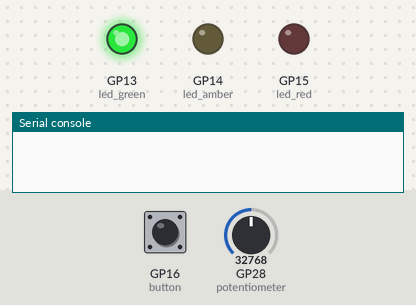
Bench run of a program on a simulated Raspberry Pi Pico running MicroPython. Shown: output pins drawn as LEDs (lit = HIGH), the last lines printed to the serial console. The inputs (shaded band) are chosen by the test bench; at power-on: GP28 (potentiometer) = 32768, GP16 (button) LOW (analog values on the 0–65535 scale). Threads take turns every 2 ms.

Above: at 1.2 s.
1.3 s: GP28 (potentiometer) set to 10560
6.2 s: GP28 (potentiometer) set to 9504
At 12.1 s:
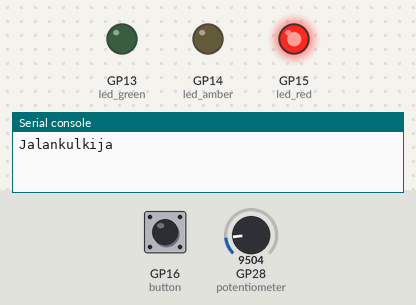
18.5 s: GP16 (button) pulled HIGH for 0.15 s
At 22.8 s:
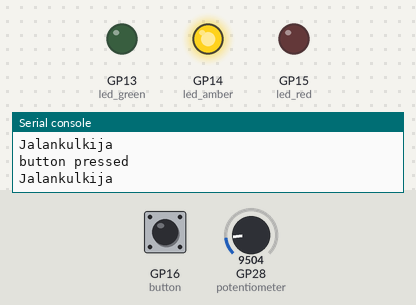
31.5 s: GP16 (button) pulled HIGH for 1 s
At 37.9 s:
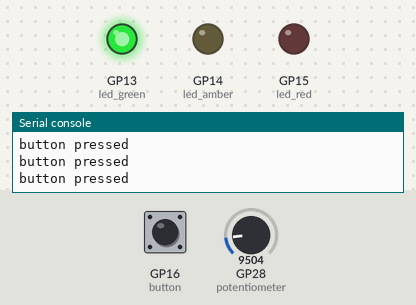
Timing chart, 0 to 44.5 s (numbered marks = the images above; inputs shaded):
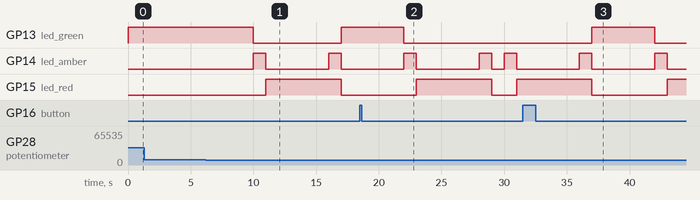

Measured:
- the behaviour switches between 10000 and 9984 on GP28 (potentiometer) (found by bisection; images 0 and 1)
- after the input at 1.3 s, every drawn part: stays the same
- after the input at 6.2 s, GP13 (led_green): HIGH → LOW after 3.8 s, → HIGH 7.0 s later; GP14 (led_amber): alternates HIGH for 1.0 s and LOW for 5.0 s, starting after 3.8 s; GP15 (led_red): LOW → HIGH after 4.8 s, → LOW 6.0 s later
- after the input at 18.5 s, GP13 (led_green): goes on until 22.0 s, then stays LOW
- after the input at 31.5 s, GP13 (led_green): LOW → HIGH after 5.5 s, → LOW 5.0 s later

The program:

liikennevalot_LDR.py
```python
import machine
import utime
import _thread

led_red = machine.Pin(15, machine.Pin.OUT)
led_amber = machine.Pin(14, machine.Pin.OUT)
led_green = machine.Pin(13, machine.Pin.OUT)
button = machine.Pin(16, machine.Pin.IN, machine.Pin.PULL_DOWN)
potentiometer = machine.ADC(28)

ldr_raja = 10000
global valot_pois
valot_pois = False

def button_reader_thread():
    global valot_pois
    while True:
        if button.value() == 1:
            valot_pois = not valot_pois
            print("button pressed")
            utime.sleep(0.2)

_thread.start_new_thread(button_reader_thread, ())

while True:
    #Vikatila
    if valot_pois == True:
        led_red.value(0)
        led_green.value(0)
        led_amber.toggle()
        utime.sleep(1)
    #Autot
    else:
        led_green.value(1)
        led_amber.value(0)
        led_red.value(0)
        utime.sleep(5)
    #Jalankulkija
    ldr = potentiometer.read_u16()
    if ldr < ldr_raja:
        print("Jalankulkija")
        led_green.value(0)
        led_amber.value(1)
        led_red.value(0)
        utime.sleep(1)

        led_green.value(0)
        led_amber.value(0)
        led_red.value(1)
        utime.sleep(5)

        led_green.value(0)
        led_amber.value(1)
        led_red.value(1)
        utime.sleep(1)
```
